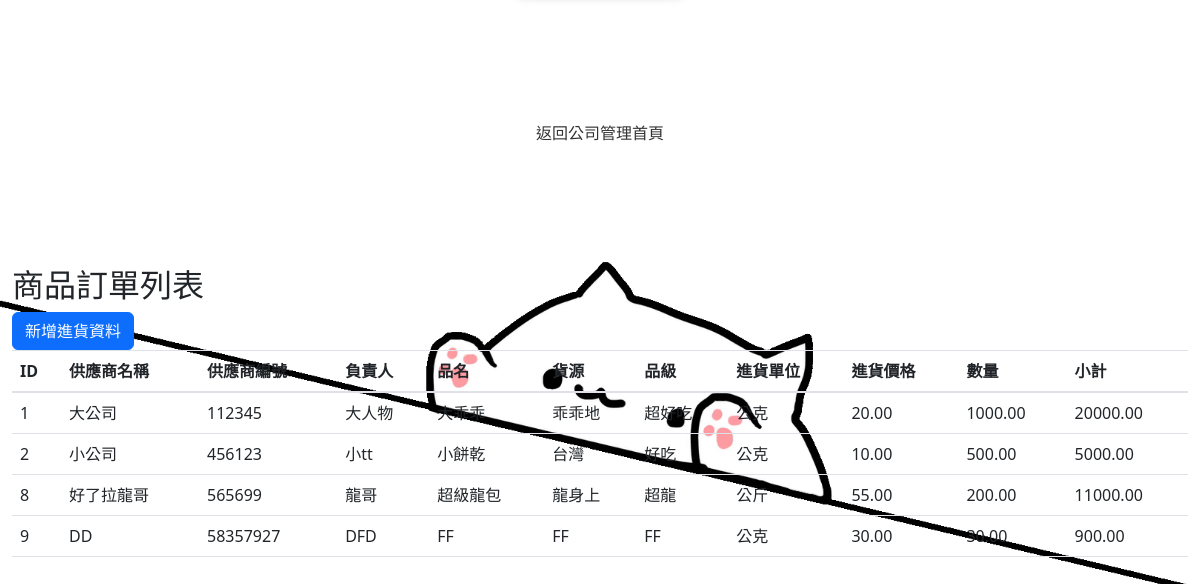
/3_Import_page.php, run on the app's committed database.
### tables this page shows
CREATE TABLE `mycompany_income` (
  `ID` int(255) NOT NULL,
  `Supplier_name` varchar(16) NOT NULL,
  `Supplier_number` int(6) NOT NULL,
  `Supplier_r_people` varchar(16) NOT NULL,
  `Product_name` varchar(10) NOT NULL,
  `Source` varchar(12) NOT NULL,
  `Specification` varchar(12) NOT NULL,
  `Import_Unit` varchar(6) NOT NULL,
  `Import_Price` decimal(10,2) NOT NULL,
  `Quantity` decimal(10,2) NOT NULL,
  `Subtotal` decimal(10,2) GENERATED ALWAYS AS (`Import_Price` * `Quantity`) VIRTUAL
);

### 3_Import_page.php (the view, shortened to what this page needs)
<?php
require_once('./connection.php');
$sql = "SELECT * FROM `mycompany_income`;";
$result = mysqli_query($link, $sql);
$arr_users = [];
if ($result->num_rows > 0) {
    $arr_users = $result->fetch_all(MYSQLI_ASSOC);
}
?>
<!DOCTYPE html>
<html lang="zh-TW">
<head>
    <link rel="stylesheet" type="text/css" href="https://cdn.datatables.net/v/dt/dt-1.10.16/datatables.min.css"/>
    <link rel="stylesheet" href="https://maxcdn.bootstrapcdn.com/bootstrap/4.0.0/css/bootstrap.min.css">
    <link href="https://cdn.jsdelivr.net/npm/bootstrap@5.2.3/dist/css/bootstrap.min.css" rel="stylesheet"
>
    <link rel='stylesheet' href="./assets/css/index.css">
</head>
<body>
    <nav>
      <ul><li><a href="Com.php">返回公司管理首頁</a></li></ul>
    </nav>
    <div class="container-fluid">
        <div class="row">
            <div class="container-mt-8">
                <div class="row">
                    <div class="container-mt-8">
                        <h2>商品訂單列表</h2>
                        <a class="btn btn-primary"href="./3_Create.php" role="button">新增進貨資料</a>
                    </div>
                    <div class="container-mt-8">
                    <div class=container-md-8>
                    <table id="usetTable" class="table">
                    <thead>
                    <th>ID</th>
                    <th>供應商名稱</th>
                    <th>供應商編號</th>
                    <th>負責人</th>
                    <th>品名</th>
                    <th>貨源</th>
                    <th>品級</th>
                    <th>進貨單位</th>
                    <th>進貨價格</th>
                    <th>數量</th>
                    <th>小計</th>
                    </thead>
                    <tbody>
                    <?php if(!empty($arr_users)) { ?>
                        <?php foreach($arr_users as $user) { ?>
                            <tr>
                                <td><?php echo $user['ID']; ?></td>
                                <td><?php echo $user['Supplier_name']; ?></td>
                                <td><?php echo $user['Supplier_number']; ?></td>
                                <td><?php echo $user['Supplier_r_people']; ?></td>
                                <td><?php echo $user['Product_name']; ?></td>
                                <td><?php echo $user['Source']; ?></td>
                                <td><?php echo $user['Specification']; ?></td>
                                <td><?php echo $user['Import_Unit']; ?></td>
                                <td><?php echo $user['Import_Price']; ?></td>
                                <td><?php echo $user['Quantity']; ?></td>
                                <td><?php echo $user['Subtotal']; ?></td>
                            </tr>
                        <?php } ?>
                    <?php } ?>
                    </tbody>
                    </table>
                    </div>
                    </div>
                </div>
            </div>
        </div>
    </div>
</body>
</html>

### assets/css/index.css (style rules this page uses)
body { background-image: url(../images/cat.png); background-position: center top; background-repeat: no-repeat; background-attachment: fixed; background-size: cover; margin: 0; padding-bottom: 0px; }
a, a:hover { text-decoration: none; }
nav { width: 300px; margin: 100px auto; }
nav ul { padding-left: 0px; list-style: none; }
nav ul li { margin-bottom: 10px; }
nav ul li a { display: block; width: 100%; text-align: center; padding: 20px; background-color: rgba(255,255,255,.6); border: #fff solid 1px; color: #333; border-radius: 15px; position: relative; }

### data on the page
mycompany_income: ID "1", Supplier_name "大公司", Supplier_number "112345", Supplier_r_people "大人物", Product_name "大乖乖", Source "乖乖地", Specification "超好吃", Import_Unit "公克", Import_Price "20.00", Quantity "1000.00", Subtotal "20000.00"
mycompany_income: ID "2", Supplier_name "小公司", Supplier_number "456123", Supplier_r_people "小tt", Product_name "小餅乾", Source "台灣", Specification "好吃", Import_Unit "公克", Import_Price "10.00", Quantity "500.00", Subtotal "5000.00"
mycompany_income: ID "8", Supplier_name "好了拉龍哥", Supplier_number "565699", Supplier_r_people "龍哥", Product_name "超級龍包", Source "龍身上", Specification "超龍", Import_Unit "公斤", Import_Price "55.00", Quantity "200.00", Subtotal "11000.00"
mycompany_income: ID "9", Supplier_name "DD", Supplier_number "58357927", Supplier_r_people "DFD", Product_name "FF", Source "FF", Specification "FF", Import_Unit "公克", Import_Price "30.00", Quantity "30.00", Subtotal "900.00"
